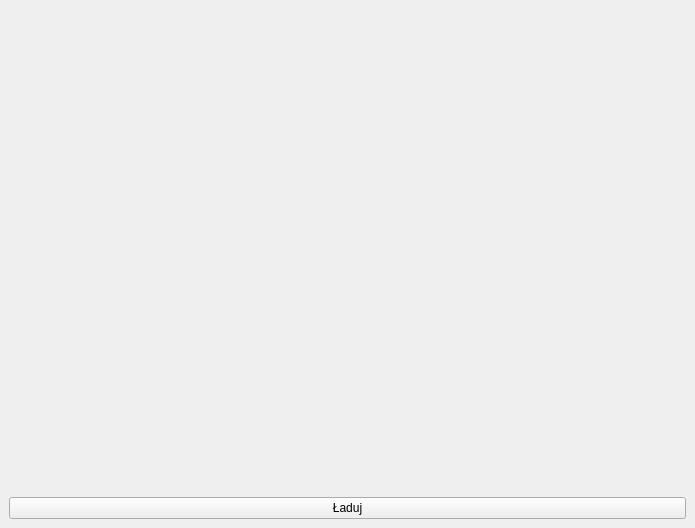
<?xml version="1.0" encoding="UTF-8"?>
<ui version="4.0">
	<class>MainWindow</class>
	<widget class="QMainWindow" name="MainWindow">
		<property name="geometry">
			<rect>
				<x>0</x>
				<y>0</y>
				<width>695</width>
				<height>528</height>
			</rect>
		</property>
		<property name="windowTitle">
			<string>MainWindow</string>
		</property>
		<widget class="QWidget" name="centralWidget">
			<layout class="QGridLayout" name="gridLayout">
				<item row="0" column="0">
					<widget class="Sokar::DicomView" name="dicomView" native="true"/>
				</item>
				<item row="1" column="0">
					<widget class="QPushButton" name="pushButton">
						<property name="text">
							<string>Ładuj</string>
						</property>
					</widget>
				</item>
			</layout>
		</widget>
	</widget>
	<customwidgets>
		<customwidget>
			<class>Sokar::DicomView</class>
			<extends>QWidget</extends>
			<header>dicomview/dicomview.h</header>
		</customwidget>
	</customwidgets>
	<resources/>
	<connections/>
</ui>
